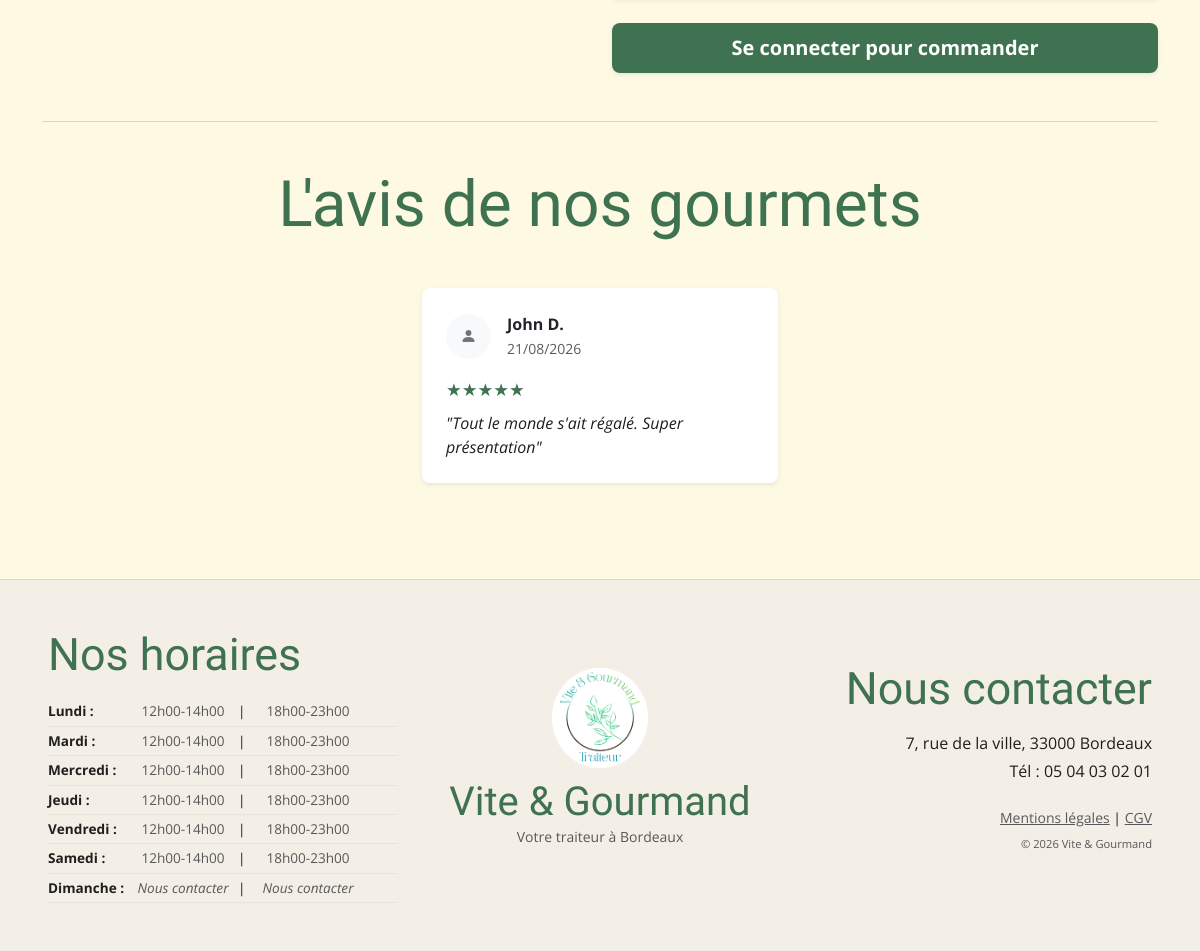
The page /app/public/menu-detail.php?id=1 (lower part) on the database as committed earlier.
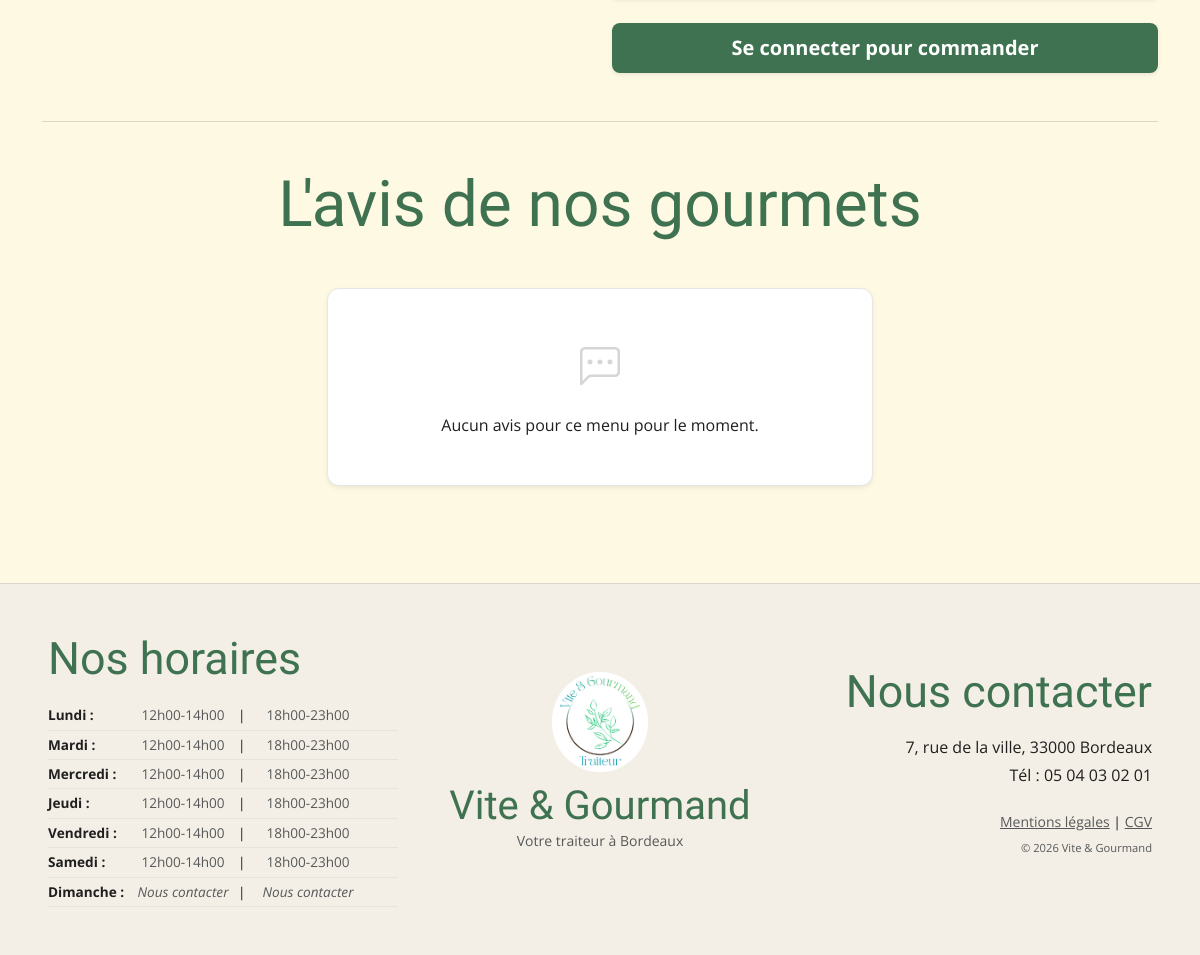
The same page on the database as committed later.
### tables this page shows
CREATE TABLE `avis` (
  `id_avis` int NOT NULL,
  `id_commande` int NOT NULL,
  `note` tinyint NOT NULL,
  `commentaire` text,
  `valide` tinyint(1) NOT NULL DEFAULT '0',
  `date_creation` datetime NOT NULL DEFAULT CURRENT_TIMESTAMP
);

CREATE TABLE `utilisateur` (
  `id_utilisateur` int NOT NULL,
  `nom` varchar(100) NOT NULL,
  `prenom` varchar(100) NOT NULL,
  `email` varchar(150) NOT NULL,
  `mot_de_passe` varchar(255) NOT NULL,
  `telephone` varchar(20) DEFAULT NULL,
  `adresse_postale` varchar(255) DEFAULT NULL,
  `code_postal` varchar(10) DEFAULT NULL,
  `ville` varchar(100) DEFAULT NULL,
  `role` enum('utilisateur','employe','administrateur') NOT NULL DEFAULT 'utilisateur',
  `actif` tinyint(1) NOT NULL DEFAULT '1',
  `token_reset_mdp` varchar(255) DEFAULT NULL,
  `token_reset_expire` datetime DEFAULT NULL,
  `date_creation` datetime NOT NULL DEFAULT CURRENT_TIMESTAMP
);

CREATE TABLE `horaire` (
  `id_horaire` int NOT NULL,
  `jour_semaine` enum('lundi','mardi','mercredi','jeudi','vendredi','samedi','dimanche') NOT NULL,
  `service` enum('midi','soir') NOT NULL,
  `heure_ouverture` time DEFAULT NULL,
  `heure_fermeture` time DEFAULT NULL,
  `ouvert` tinyint(1) NOT NULL DEFAULT '1',
  `commentaire_fermeture` varchar(255) DEFAULT NULL
);

### app/src/Models/Avis.php (called while the page is built, shortened)
<?php
class Avis
{
  public static function getByMenu(int $idMenu): array
  {
    $pdo = Database::getConnection();
    $sql = "SELECT av.note, av.commentaire, av.date_creation, u.prenom, u.nom
                FROM avis av
                JOIN commande c ON c.id_commande = av.id_commande
                JOIN utilisateur u ON u.id_utilisateur = c.id_utilisateur
                WHERE c.id_menu = :id AND av.valide = 1
                ORDER BY av.date_creation DESC";
    $stmt = $pdo->prepare($sql);
    $stmt->execute([':id' => $idMenu]);
    return $stmt->fetchAll();
  }
}

### app/src/Models/Horaire.php (called while the page is built, shortened)
<?php
class Horaire
{
  public static function getAll(): array
  {
    $pdo = Database::getConnection();
    $sql = "SELECT * FROM horaire ORDER BY FIELD(jour_semaine, 'lundi', 'mardi', 'mercredi', 'jeudi', 'vendredi', 'samedi', 'dimanche'), service";
    return $pdo->query($sql)->fetchAll();
  }
}

### app/public/menu-detail.php (the view, shortened to what the changed rows need)
<?php
require_once __DIR__ . '/../views/partials/header.php';
require_once __DIR__ . '/../src/Models/Avis.php';
$id = isset($_GET['id']) ? (int) $_GET['id'] : 0;
$avis = Avis::getByMenu($id);
?>
<div class="container my-5">
  <div class="row justify-content-center">
    <div class="col-12 text-center">
      <h2 class="vg-title-cursive vg-title-lg mb-5">L'avis de nos gourmets</h2>
    </div>
    <?php if (empty($avis)): ?>
      <div class="col-md-6">
        <div class="vg-empty-state text-center shadow-sm">
          <i class="bi bi-chat-left-dots fs-1 text-muted opacity-25"></i>
          <p class="vg-text-secondary mt-3 mb-0">Aucun avis pour ce menu pour le moment.</p>
        </div>
      </div>
    <?php else: ?>
      <div class="col-12">
        <div class="row g-4 justify-content-center">
          <?php foreach ($avis as $a): ?>
            <div class="col-md-6 col-lg-4">
              <div class="vg-avis-card d-flex flex-column h-100 p-4 shadow-sm border-0 bg-white rounded-3">
                <div class="d-flex align-items-center gap-3 mb-3">
                  <div class="vg-avatar-sm bg-light text-secondary rounded-circle d-flex align-items-center justify-content-center">
                    <i class="bi bi-person-fill" aria-hidden="true"></i>
                  </div>
                  <div class="text-start">
                    <strong class="d-block text-dark"><?= htmlspecialchars($a['prenom']) ?> <?= substr(htmlspecialchars($a['nom']), 0, 1) ?>.</strong>
                    <small class="text-muted"><?= date('d/m/Y', strtotime($a['date_creation'])) ?></small>
                  </div>
                </div>
                <div class="text-start vg-stars-gold mb-2">
                  <?= str_repeat('★', (int)$a['note']) ?><?= str_repeat('☆', 5 - (int)$a['note']) ?>
                </div>
                <p class="text-start vg-text-secondary mb-0 flex-grow-1 fst-italic">"<?= htmlspecialchars($a['commentaire']) ?>"</p>
              </div>
            </div>
          <?php endforeach; ?>
        </div>
      </div>
    <?php endif; ?>
  </div>
</div>
<?php require_once __DIR__ . '/../views/partials/footer.php'; ?>

### app/views/partials/footer.php (shortened to what the changed rows need)
<?php
require_once __DIR__ . '/../../src/Models/Horaire.php';
$horairesGroupes = [];
try {
  $tousLesHoraires = Horaire::getAll();
  foreach ($tousLesHoraires as $h) {
    $horairesGroupes[$h['jour_semaine']][] = $h;
  }
} catch (Exception $e) {
  $horairesGroupes = [];
}
if (!function_exists('formaterHeure')) {
  function formaterHeure(?string $heure): string
  {
    return $heure ? (new DateTime($heure))->format('H\hi') : '';
  }
}
?>
</main>
<footer class="vg-footer mt-5">
  <div class="container-fluid px-4 px-lg-5">
    <div class="row g-4 align-items-center">
      <div class="col-lg-4">
        <div class="mx-auto mx-lg-0" style="max-width: 350px;">
          <?php foreach ($horairesGroupes as $jour => $services): ?>
            <div class="vg-footer-horaire-row">
              <div class="fw-bold"><?= ucfirst($jour) ?> :</div>
              <?php foreach ($services as $index => $s): ?>
                <div class="text-center text-muted">
                  <?= $s['ouvert']
                    ? formaterHeure($s['heure_ouverture']) . '-' . formaterHeure($s['heure_fermeture'])
                    : '<i>' . htmlspecialchars($s['commentaire_fermeture'] ?: 'Fermé') . '</i>'
                  ?>
                </div>
                <?php if ($index === 0): ?><div>|</div><?php endif; ?>
              <?php endforeach; ?>
            </div>
          <?php endforeach; ?>
        </div>
      </div>
    </div>
  </div>
</footer>
</body>
</html>

Rows that differ between the two databases and show on the page:
no longer on this page (row edited): avis: utilisateur.prenom "John", utilisateur.nom "D", date_creation "21/08/2026", note "★★★★★", commentaire "Tout le monde s'ait régalé. Super présentation"
Other text that changed with them:
text now shown: "Aucun avis pour ce menu pour le moment."
